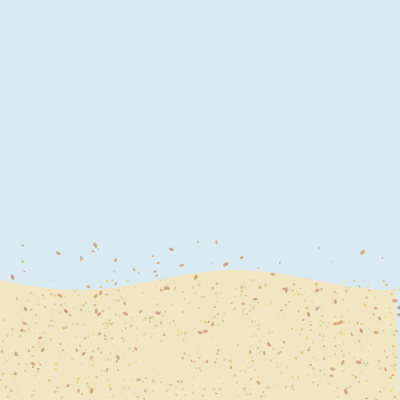
Frame 1 (no input)
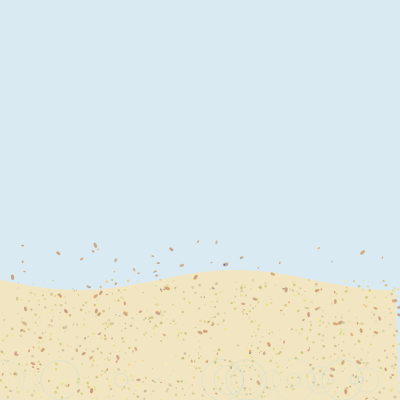
Frame 60 (no input)
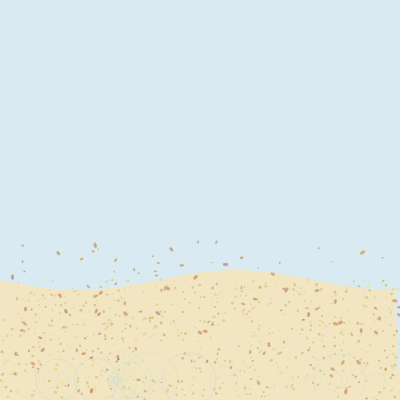
Frame 120 (the mouse pressed at the canvas centre since frame 60)

The p5.js sketch that drew these frames (run headless with seeded random() and noise() and a simulated clock; from frame 60 on, the mouse is pressed at the canvas centre):

// p5.js sketch
// ── sketch.js
let shells = [];
let sandParticles = [];
let waterRipples = [];

function setup() {
  createCanvas(400, 400);
  colorMode(HSB, 360, 100, 100, 1);

  // Create sand particles
  for (let i = 0; i < 800; i++) {
    sandParticles.push({
      x: random(width),
      y: random(height * 0.7, height),
      size: random(1, 3),
      hue: random(40, 60), // pale yellow
      saturation: random(20, 40),
      brightness: random(80, 95)
    });
  }

  // Create shells
  for (let i = 0; i < 150; i++) {
    shells.push({
      x: random(width),
      y: random(height * 0.6, height),
      size: random(2, 6),
      rotation: random(TWO_PI),
      hue: random(30, 40), // translucent shell color
      saturation: random(50, 70),
      brightness: random(80, 90),
      speed: random(0.001, 0.005)
    });
  }

  // Create water ripples
  for (let i = 0; i < 20; i++) {
    waterRipples.push({
      x: random(width),
      y: height - 20,
      radius: 0,
      maxRadius: random(10, 30),
      speed: random(0.5, 1.5),
      opacity: random(0.1, 0.3)
    });
  }
}

function draw() {
  background(200, 10, 95); // sky blue background

  // Draw sand mound
  noStroke();
  fill(45, 20, 95);
  beginShape();
  for (let i = 0; i < width; i += 5) {
    let y = height * 0.7 + sin(i * 0.02) * 10;
    vertex(i, y);
  }
  vertex(width, height);
  vertex(0, height);
  endShape(CLOSE);

  // Draw sand particles
  for (let p of sandParticles) {
    fill(p.hue, p.saturation, p.brightness);
    ellipse(p.x, p.y, p.size);
  }

  // Draw shells
  for (let s of shells) {
    push();
    translate(s.x, s.y);
    rotate(s.rotation);
    fill(s.hue, s.saturation, s.brightness, 0.7);
    noStroke();
    ellipse(0, 0, s.size, s.size * 0.6);
    // Add shimmer effect
    fill(240, 50, 100, 0.3);
    ellipse(0, 0, s.size * 0.8, s.size * 0.3);
    pop();
    
    // Animate shell rotation
    s.rotation += s.speed;
  }

  // Draw water ripples
  for (let r of waterRipples) {
    stroke(200, 30, 90, r.opacity);
    noFill();
    ellipse(r.x, r.y, r.radius * 2);
    r.radius += r.speed;
    if (r.radius > r.maxRadius) {
      r.radius = 0;
      r.x = random(width);
      r.y = height - 20;
      r.maxRadius = random(10, 30);
      r.opacity = random(0.1, 0.3);
    }
  }

  // Add subtle light refraction
  for (let s of shells) {
    if (random() < 0.05) { // occasional shimmer
      let x = s.x + random(-s.size * 0.5, s.size * 0.5);
      let y = s.y + random(-s.size * 0.5, s.size * 0.5);
      fill(240, 100, 100, 0.5);
      ellipse(x, y, s.size * 0.3);
    }
  }

  // Animate sand particles slightly
  for (let p of sandParticles) {
    if (random() < 0.01) { // occasional movement
      p.y += random(-0.5, 0.5);
      p.x += random(-0.5, 0.5);
    }
  }

  // Occasionally add a new ripple
  if (frameCount % 30 === 0) {
    waterRipples.push({
      x: random(width),
      y: height - 20,
      radius: 0,
      maxRadius: random(10, 30),
      speed: random(0.5, 1.5),
      opacity: random(0.1, 0.3)
    });
  }

  // Remove old ripples
  if (waterRipples.length > 25) {
    waterRipples.shift();
  }
}
